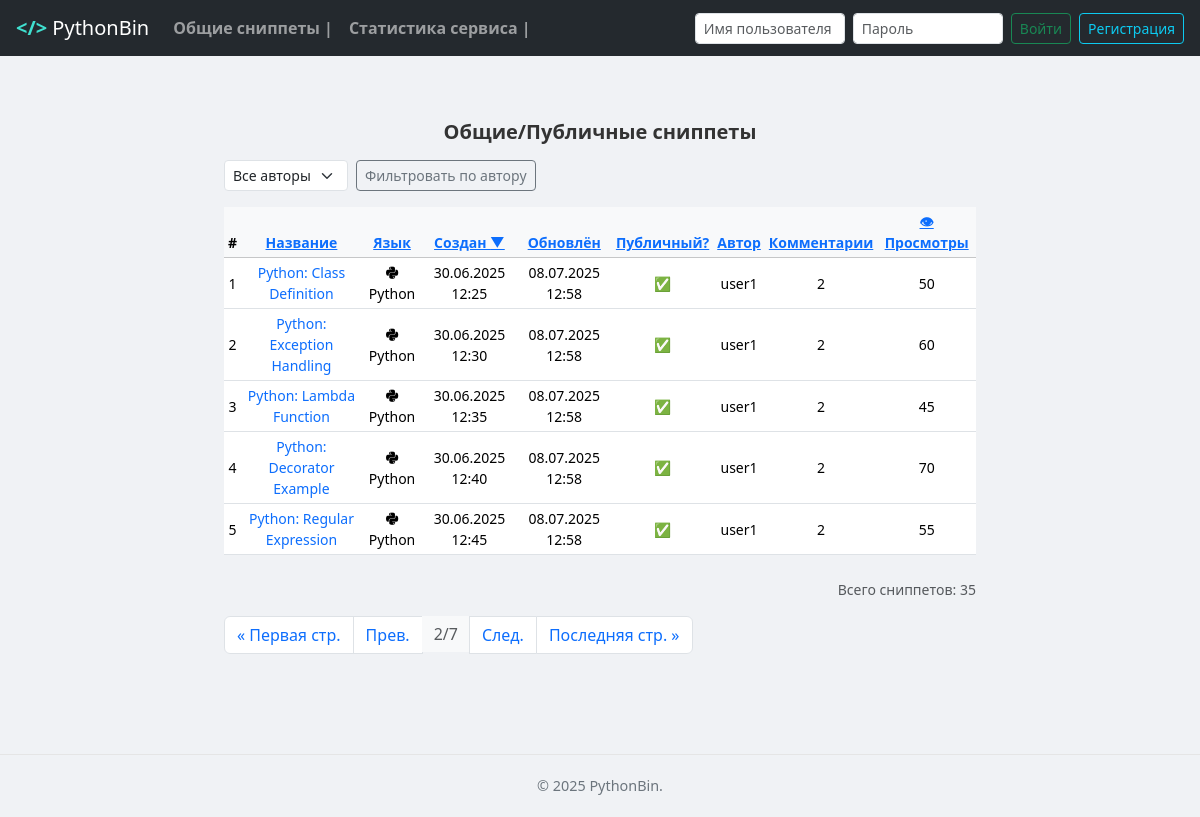
The app's page /snippets/?page=2 with its own data.
### MainApp/models.py (models this page shows, shortened)
class Snippet(models.Model):
    name = models.CharField(max_length=100)
    lang = models.CharField(max_length=30, choices=LANG_CHOICES, default='-')
    code = models.TextField(max_length=5000)
    creation_date = models.DateTimeField(auto_now_add=True)
    updated_date = models.DateTimeField(auto_now=True)
    description = models.TextField(blank=True, null=True, max_length=5000)
    views_count = models.PositiveIntegerField(default=0)
    user = models.ForeignKey(to=User, on_delete=models.CASCADE)
    public = models.BooleanField(default=False, verbose_name='Публичный сниппет')
    tags = models.ManyToManyField(Tag, related_name='snippets', blank=True)

### MainApp/views.py (the view)
# urls.py: path('snippets/', snippets_list, name='snippets-list'),
def snippets_list(request):
    pagename = 'Просмотр сниппетов'
    lang = request.GET.get('lang')
    user_id = request.GET.get('user_id')
    search = request.GET.get('search')
    sort = request.GET.get('sort', 'creation_date')
    qs = Snippet.objects.annotate(num_comments=Count('comment'))
    if user_id:
        qs = qs.filter(user_id=user_id)
    if lang:
        qs = qs.filter(lang=lang)
    if search:
        qs = qs.filter(Q(name__icontains=search) | Q(code__icontains=search))
    if request.user.is_authenticated:
        qs = qs.filter(Q(public=True) | Q(user=request.user))
    else:
        qs = qs.filter(public=True)
    allowed_fields = ['name', 'lang', 'creation_date']
    if sort.startswith('-'):
        sort_field = sort[1:]
    else:
        sort_field = sort
    if sort_field not in allowed_fields:
        sort = '-creation_date'  # сортировка по умолчанию
    qs = qs.order_by(sort)
    paginator = Paginator(qs, 5)
    page_number = request.GET.get('page')
    page_obj = paginator.get_page(page_number)
    active_users = User.objects.filter(snippet__public=True).distinct()
    context = {
        'pagename': pagename,
        'lang': lang,
        'user_id': user_id,
        'search': search,
        'sort': sort,
        'active_users': active_users,
        'count_snippets': qs.count(),
        'page_obj': page_obj,
        'snippets': page_obj,
    }
    return render(request, 'view_snippets.html', context)

### MainApp/forms.py
class SnippetSearchForm(forms.Form):
    query = forms.CharField(
        label='Поиск',
        required=False,
        widget=forms.TextInput(attrs={'placeholder': 'Поиск по названию, коду или языку...'})
    )

### MainApp/context_processors.py (called while the page is built)
def search_form(request):
    return {'search_form': SnippetSearchForm(request.GET)}

### MainApp/templatetags/lang_tags.py (called while the page is built)
@register.simple_tag
def lang_icon_class(lang):
    return LANG_ICONS.get(lang.lower(), 'fa-solid fa-file-code')

### MainApp/templates/view_snippets.html (shortened to what this page needs)
{% extends 'base.html' %}
{% load lang_tags %}
{% block content %}
<div class="container my-4">
    <div class="text-center mb-3">
        <h5 class="fw-bold mt-4">Общие/Публичные сниппеты</h5>
    </div>
    <div class="table-responsive">
    <form method="get" class="mb-3">
    <div class="row g-2 align-items-center">
        <div class="col-auto">
            <select name="user_id" class="form-select form-select-sm">
                <option value="">Все авторы</option>
            </select>
        </div>
        <div class="col-auto">
            <button type="submit" class="btn btn-outline-secondary btn-sm">Фильтровать по автору</button>
        </div>
    </div>
</form>
        <table class="table table-hover table-sm align-middle">
            <thead class="table-light small">
    <tr>
        <th>#</th>
        <th>
            <a href="?sort=name&order={% if sort == 'name' and order == 'asc' %}desc{% else %}asc{% endif %}">
                Название
            </a>
        </th>
        <th>
            <a href="?sort=lang&order={% if sort == 'lang' and order == 'asc' %}desc{% else %}asc{% endif %}">
                Язык
            </a>
        </th>
        <th>
            <a href="?sort=creation_date&order={% if sort == 'creation_date' and order == 'asc' %}desc{% else %}asc{% endif %}">
                Создан
                {% if sort == 'creation_date' %}
                    {% if order == 'asc' %}▲{% else %}▼{% endif %}
                {% endif %}
            </a>
        </th>
        <th>
            <a href="?sort=updated_date&order={% if sort == 'updated_date' and order == 'asc' %}desc{% else %}asc{% endif %}">
                Обновлён
            </a>
        </th>
        <th>
            <a href="?sort=is_public&order={% if sort == 'is_public' and order == 'asc' %}desc{% else %}asc{% endif %}">
                Публичный?
            </a>
        </th>
        <th>
            <a href="?sort=user&order={% if sort == 'user' and order == 'asc' %}desc{% else %}asc{% endif %}">
                Автор
            </a>
        </th>
        <th>
            <a href="?sort=num_comments&order={% if sort == 'num_comments' and order == 'asc' %}desc{% else %}asc{% endif %}">
                Комментарии
            </a>
        </th>
        <th>
            <a href="?sort=views_count&order={% if sort == 'views_count' and order == 'asc' %}desc{% else %}asc{% endif %}">
                👁 Просмотры
            </a>
        </th>
    </tr>
</thead>
<tbody class="small">
    {% for snippet in page_obj %}
      <tr>
          <td>{{ forloop.counter }}</td>
          <td>
              <a href="{% url 'MainApp:snippet-detail' snippet.id %}" class="text-decoration-none">
                  {{ snippet.name }}
              </a>
          </td>
          <td>
              <i class="{% lang_icon_class snippet.lang %}"></i>
              <span>{{ snippet.get_lang_display }}</span>
          </td>
          <td>{{ snippet.creation_date|date:"d.m.Y H:i" }}</td>
          <td>{{ snippet.updated_date|date:"d.m.Y H:i" }}</td>
          <td>
              {% if snippet.public %}
                  ✅
              {% else %}
                  🔒
              {% endif %}
          </td>
          <td>{{ snippet.user.username|default:"Аноним" }}</td>
          <td>{{ snippet.num_comments|default:"-" }}</td>
          <td>{{ snippet.views_count }}</td>
      </tr>
    {% empty %}
      <tr>
          <td colspan="9" class="text-center text-muted">Сниппеты отсутствуют</td>
      </tr>
    {% endfor %}
</tbody>
</table>
</div>
    <div class="text-end mt-2 small">
        <span class="text-muted">Всего сниппетов: {{ count_snippets }}</span>
    </div>
{% include 'includes/paginator.html' %}
</div>
{% endblock %}

### static/css/styles.css (style rules this page uses)
body { font-family: system-ui, -apple-system, "Segoe UI", Roboto, "Helvetica Neue", Arial, sans-serif; background-color: #f0f2f5; color: #333; margin: 0; min-height: 100vh; }

### records on screen
Snippet: name "Python: Class Definition", lang "Python", creation_date "30.06.2025 12:25", updated_date "08.07.2025 12:58", user.username "user1", num_comments "2", views_count "50"
Snippet: name "Python: Exception Handling", lang "Python", creation_date "30.06.2025 12:30", updated_date "08.07.2025 12:58", user.username "user1", num_comments "2", views_count "60"
Snippet: name "Python: Lambda Function", lang "Python", creation_date "30.06.2025 12:35", updated_date "08.07.2025 12:58", user.username "user1", num_comments "2", views_count "45"
Snippet: name "Python: Decorator Example", lang "Python", creation_date "30.06.2025 12:40", updated_date "08.07.2025 12:58", user.username "user1", num_comments "2", views_count "70"
Snippet: name "Python: Regular Expression", lang "Python", creation_date "30.06.2025 12:45", updated_date "08.07.2025 12:58", user.username "user1", num_comments "2", views_count "55"

### other values on screen
{{ count_snippets }} "35"
{{ page_obj.number }} "2"
{{ page_obj.paginator.num_pages }} "7"
